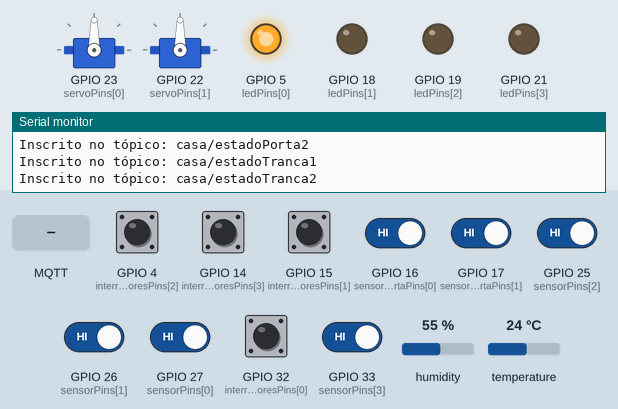
Simulated run of this program. Board: ESP32. Shown: 2 × servo, output pins drawn as LEDs (lit = HIGH), the last lines printed to the serial monitor. The inputs (shaded band) are chosen by the test bench; at power-on: GPIO 4 (interruptoresPins[2]), GPIO 14 (interruptoresPins[3]), GPIO 15 (interruptoresPins[1]), GPIO 16 (sensorPortaPins[0]), GPIO 17 (sensorPortaPins[1]), GPIO 25 (sensorPins[2]), GPIO 26 (sensorPins[1]), GPIO 27 (sensorPins[0]), GPIO 32 (interruptoresPins[0]), GPIO 33 (sensorPins[3]) HIGH, humidity 55 %, temperature 24 °C. WiFi joins after 1.5 s; servers stay silent unless stated; EEPROM starts erased; no MQTT or app messages arrive unless stated.

Above: at 3.2 s.
3.3 s: MQTT message "ligados" arrives on the third subscribed topic
9.3 s: GPIO 25 (sensorPins[2]) driven LOW
At 11.3 s:
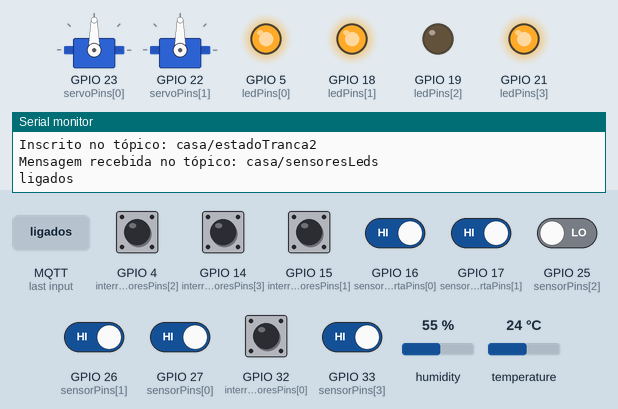
11.6 s: GPIO 27 (sensorPins[0]) driven LOW
At 12.6 s:
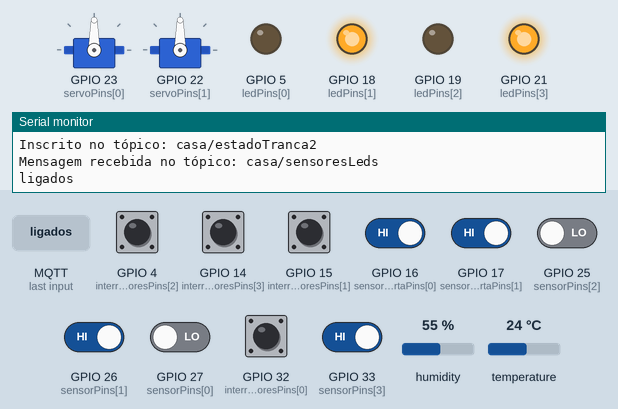
13.1 s: GPIO 26 (sensorPins[1]) driven LOW
At 13.7 s:
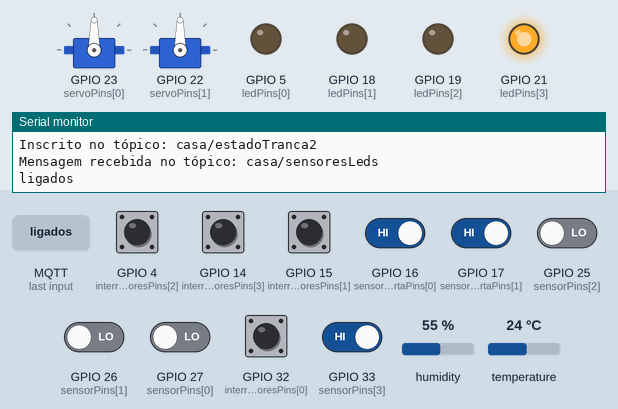
14.6 s: GPIO 33 (sensorPins[3]) driven LOW
At 15.8 s:
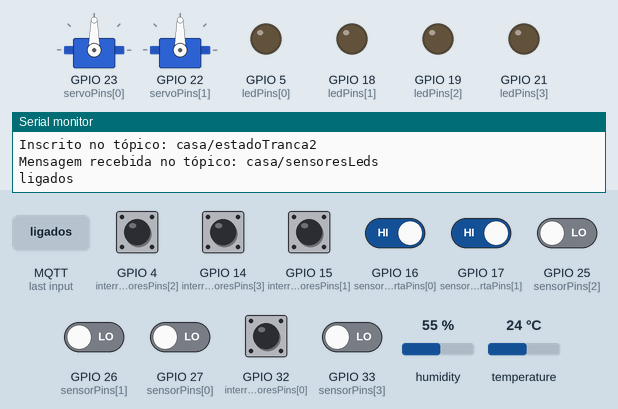
16.1 s: MQTT message "casa/sensoresLeds" arrives on the first subscribed topic
Timing chart, 0 to 18.6 s (numbered marks = the images above; inputs shaded):
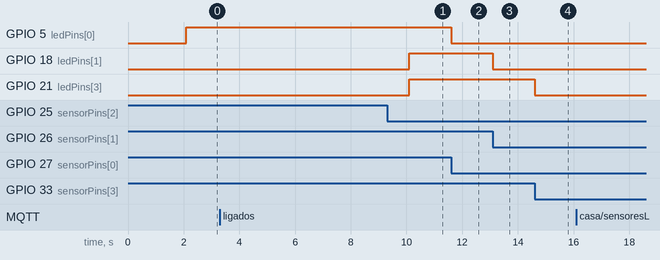

The program:

main.cpp
```cpp
#include <DHT.h>
#include <WiFi.h>
#include <PubSubClient.h>
#include <esp_task_wdt.h>
#include <Preferences.h>
#include <ESP32Servo.h>

// Lista de tópicos MQTT para inscrição
const char *topicos[] = {"casa/temperatura", "casa/umidade", "casa/sensoresLeds",
                        "casa/sensorPorta1", "casa/sensorPorta2", "casa/tranca1",
                        "casa/tranca2", "casa/estadoPorta1", "casa/estadoPorta2",
                        "casa/estadoTranca1", "casa/estadoTranca2"};

// Defina as informações da sua rede Wi-Fi
const char *ssid = "VORTEX";
const char *password = "pprKN@Fv";

// Configurações do broker MQTT
const char *mqttBroker = "test.mosquitto.org";
const int mqttPort = 1883;

const int watchdogTimeout = 5;  // Tempo limite do watchdog em segundos

// Inicialização sensor de Temperatura e Umidade
#define DHT_SENSOR_PIN  13
#define DHT_SENSOR_TYPE DHT11
DHT dht_sensor(DHT_SENSOR_PIN, DHT_SENSOR_TYPE);

Preferences preferences;

// Objeto para manipulação do cliente MQTT
WiFiClient espClient;
PubSubClient client(espClient);

void callback(char *, byte *, unsigned int);
void reconnect();
void updateSensores(String message);
void controlaLEDs();
void controlaTrancas(char *, String);
void readDHTAndPublishData(PubSubClient &client);
void portas();

// Inicialização dos pinos e declaração de variáveis
const int numLEDs = 4;
const int numPortas = 2;
const int numServos = 2;
const int ledPins[numLEDs] = {5, 18, 19, 21};
const int sensorPins[numLEDs] = {27, 26, 25, 33};
const int interruptoresPins[numLEDs] = {32, 15, 4, 14};
const int servoPins[numServos] = {23, 22};
const int sensorPortaPins[numPortas] = {16, 17};
unsigned long tempoLigado = preferences.getInt("tempoLigado", 10000); // Tempo em milissegundos
unsigned long lastMotionTime[numLEDs] = {0}; // Armazena o tempo que o sensor detectou movimento pela última vez
unsigned long intervaloDHT = 10250;
unsigned long lastTimeDHT = 0;
unsigned long intervaloPorta = 226;
unsigned long lastTimePorta = 0;
bool estadoBotao = preferences.getBool("estadoBotao", false); // botão que sinaliza se os sensores de presença estão ligados
bool buttonPressed = false; // Flag para indicar se o botão foi pressionado

//TRUE == FECHADO E FALSE == ABERTO
bool estadoTrancas[] = {preferences.getBool("estadoTranca1", false), preferences.getBool("estadoTranca2", false)};


// Vetor de objetos Servo
Servo servos[numServos];

void setup() {
  Serial.begin(115200);

  preferences.begin("casa", false);  // Inicia o namespace "casa"

  dht_sensor.begin();

  // Inicializa os servo motores e define os pinos
  for (int i = 0; i < numServos; i++) {
    servos[i].attach(servoPins[i]);
  }

  // Configurar o watchdog timer com o tempo limite especificado
  esp_task_wdt_init(watchdogTimeout, true); // This function configures and initializes the TWDT. This function will subscribe the idle tasks if configured to do so.
  esp_task_wdt_add(NULL); // Input NULL to subscribe the current running task to the TWDT

  // Conecte-se à rede Wi-Fi
  WiFi.begin(ssid, password);
  while (WiFi.status() != WL_CONNECTED) {
    delay(1000);
    Serial.println("Conectando ao WiFi...");
  }
  Serial.println("Conectado ao WiFi");

  // Configurar o cliente MQTT
  client.setServer(mqttBroker, mqttPort);
  client.setCallback(callback);

  // Inicialize os pins
  for (int i = 0; i < numLEDs; i++) {
    pinMode(ledPins[i], OUTPUT);
    pinMode(sensorPins[i], INPUT_PULLUP);
    pinMode(interruptoresPins[i], INPUT_PULLUP);

    // Recupere o último estado salvo e defina nos LEDs
    char key[20];
    sprintf(key, "estadoLED%d", i);
    digitalWrite(ledPins[i], preferences.getBool(key, false));
  }
  for(int i = 0; i < numPortas; i++){
    pinMode(sensorPortaPins[i], INPUT_PULLUP);
  }
}

void loop() {
  // Alimentar o watchdog timer
  esp_task_wdt_reset();

  if (!client.connected()) {
    reconnect();
  }
  client.loop();

  portas();
  controlaLEDs();
  readDHTAndPublishData(client);
}

void callback(char *topic, byte *payload, unsigned int length) {
  String topicStr = String(topic);
  String message = "";
  for (int i = 0; i < length; i++) {
    message += (char)payload[i];
  }
  Serial.println("Mensagem recebida no tópico: " + String(topic));
  Serial.println(message);

  if (topicStr.equals("casa/sensoresLeds")) {
    if(message.endsWith("dos")){
      updateSensores(message);
    } else {
      preferences.putInt("tempoLigado", message.toInt());
      tempoLigado = message.toInt();
    }
  }
  if (strncmp(topic, "casa/tranca", 11) == 0) {
    controlaTrancas(topic, message);
  }
}

void subscribeToMQTTTopics() {
  for (int i = 0; i < sizeof(topicos) / sizeof(topicos[0]); i++) {
    client.subscribe(topicos[i]);
    Serial.println("Inscrito no tópico: " + String(topicos[i]));
  }
}

void reconnect() {
  while (!client.connected()) {
    Serial.print("Conectando ao broker MQTT...");
    if (client.connect("esp32Kratos")) {
      Serial.println("Conectado");
      subscribeToMQTTTopics();
    } else {
      Serial.print("Falha, rc=");
      Serial.print(client.state());
      Serial.println(" Tentando novamente em 5 segundos...");
      delay(5000);
    }
  }
}

void portas(){
  unsigned long currentTimePorta = millis();
  if(currentTimePorta - lastTimePorta >= intervaloPorta){
    for(int i = 0; i < numPortas; i++){
      char topicTranca[20];
      sprintf(topicTranca, "casa/estadoTranca%d", i+1);
      char topicPorta[20];
      sprintf(topicPorta, "casa/sensorPorta%d", i+1);

      if(estadoTrancas[i] == true){
        client.publish(topicTranca, "Trancada");
      } else {
        client.publish(topicTranca, "Destrancada");
      }
      if((digitalRead(sensorPortaPins[i]) == LOW)){
        client.publish(topicPorta, "Fechada");
      } else {
        client.publish(topicPorta, "Aberta");
      }
    }
    lastTimePorta = currentTimePorta;
  }
}

void controlaTrancas(char *topic, String message){
  int trancaIndex = (topic[11] - '0') - 1;

  char keyTranca[20];
    sprintf(keyTranca, "estadoTranca%d", trancaIndex + 1);
    char keyPorta[20];
    sprintf(keyPorta, "estadoPorta%d", trancaIndex + 1);
    char topicEstadoPorta[20];
    sprintf(topicEstadoPorta, "casa/estadoPorta%d", trancaIndex + 1);

  if(message == "trancar"){
    if(digitalRead(sensorPortaPins[trancaIndex]) == LOW){
      servos[trancaIndex].write(95);
      estadoTrancas[trancaIndex] = true;
      preferences.putBool(keyTranca, true);
      client.publish(topicEstadoPorta, "A porta foi trancada.");
    } else {
      client.publish(topicEstadoPorta, "A porta está aberta.");
    }
  } else {
    if(digitalRead(sensorPortaPins[trancaIndex]) == LOW){
      servos[trancaIndex].write(5);
      estadoTrancas[trancaIndex] = false;
      preferences.putBool(keyTranca, false);
      client.publish(topicEstadoPorta, "A porta foi destrancada.");
    } else {
      client.publish(topicEstadoPorta, "A porta está aberta.");
    }
  }
}

void controlaLEDs() {
  for (int i = 0; i < numLEDs; i++) {
    char key[20];
    sprintf(key, "estadoLED%d", i);
    if (estadoBotao) {
      if (digitalRead(sensorPins[i]) == LOW) {
        preferences.putInt(key, LOW);
        digitalWrite(ledPins[i], LOW);
        lastMotionTime[i] = millis();
      }
      if (millis() - lastMotionTime[i] > (tempoLigado + 100)) {
        preferences.putInt(key, HIGH);
        digitalWrite(ledPins[i], HIGH);
      }
    } else {
      if (digitalRead(interruptoresPins[i]) == HIGH && !buttonPressed) {  // Verifica se o botão está pressionado e a flag é false
        buttonPressed = true;  // Define a flag como true para evitar múltiplas ações enquanto o botão está pressionado
        digitalWrite(ledPins[i], !digitalRead(ledPins[i]));  // Inverte o estado do LED
      }

      if (digitalRead(interruptoresPins[i]) == LOW && buttonPressed) {  // Verifica se o botão foi solto
        buttonPressed = false;  // Reseta a flag quando o botão é solto
        delay(250);  // Adiciona um pequeno atraso para evitar a leitura rápida do botão
      }
    }
  }
}

void updateSensores(String message) {
  if (message == "ligados") {
    preferences.putBool("estadoBotao", true);
    estadoBotao = true;
  } else if (message == "desligados") {
    preferences.putBool("estadoBotao", false);
    estadoBotao = false;
  }
}

void readDHTAndPublishData(PubSubClient &client) {
  float temperatura = dht_sensor.readTemperature();
  float umidade = dht_sensor.readHumidity();

  String tempTopic = "casa/temperatura";
  String humidityTopic = "casa/umidade";

  unsigned long currentTimeDHT = millis();
  if(currentTimeDHT - lastTimeDHT >= intervaloDHT){
    client.publish(tempTopic.c_str(), String(temperatura).c_str());
    client.publish(humidityTopic.c_str(), String(umidade).c_str());
    lastTimeDHT = currentTimeDHT;
  }
}
```

Measured:
- after the input at 9.3 s, GPIO 19 (ledPins[2]): stays LOW (without the input it goes to HIGH after 0.80 s)
- after the input at 11.6 s, GPIO 5 (ledPins[0]): HIGH → LOW at once
- after the input at 13.1 s, GPIO 18 (ledPins[1]): HIGH → LOW at once
- after the input at 14.6 s, GPIO 21 (ledPins[3]): HIGH → LOW at once
